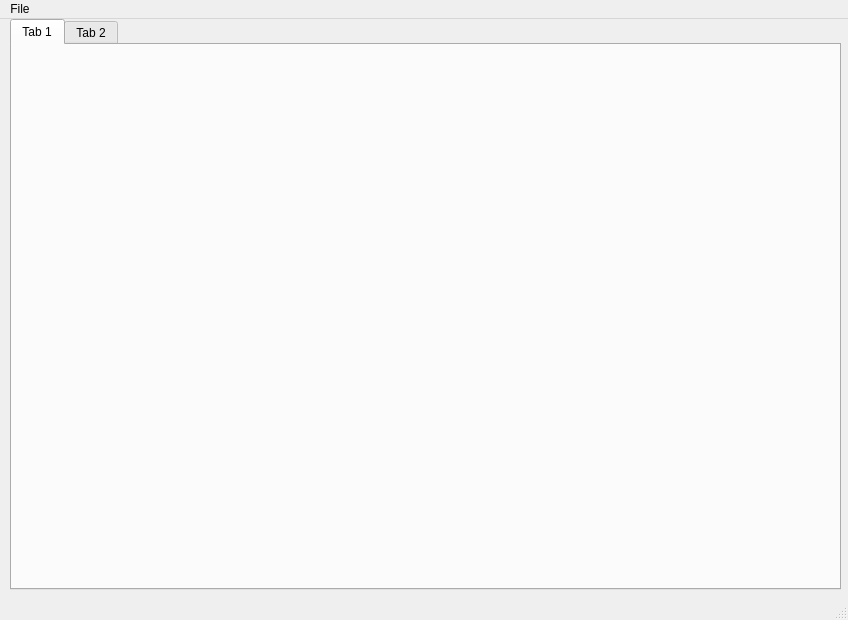
<?xml version="1.0" encoding="UTF-8"?>
<ui version="4.0">
 <class>MainWindow</class>
 <widget class="QMainWindow" name="MainWindow">
  <property name="geometry">
   <rect>
    <x>0</x>
    <y>0</y>
    <width>848</width>
    <height>620</height>
   </rect>
  </property>
  <property name="windowTitle">
   <string>pymon</string>
  </property>
  <widget class="QWidget" name="centralwidget">
   <widget class="QTabWidget" name="tabWidget">
    <property name="geometry">
     <rect>
      <x>10</x>
      <y>0</y>
      <width>831</width>
      <height>571</height>
     </rect>
    </property>
    <widget class="QWidget" name="Overview">
     <attribute name="title">
      <string>Tab 1</string>
     </attribute>
    </widget>
    <widget class="QWidget" name="character">
     <attribute name="title">
      <string>Tab 2</string>
     </attribute>
    </widget>
   </widget>
  </widget>
  <widget class="QMenuBar" name="menubar">
   <property name="geometry">
    <rect>
     <x>0</x>
     <y>0</y>
     <width>848</width>
     <height>21</height>
    </rect>
   </property>
   <widget class="QMenu" name="menuFile">
    <property name="title">
     <string>File</string>
    </property>
    <addaction name="actionAdd_Character"/>
    <addaction name="actionManage_Character"/>
   </widget>
   <addaction name="menuFile"/>
  </widget>
  <widget class="QStatusBar" name="statusbar"/>
  <action name="actionAdd_Character">
   <property name="text">
    <string>Add Character</string>
   </property>
  </action>
  <action name="actionManage_Character">
   <property name="text">
    <string>Manage Character</string>
   </property>
  </action>
 </widget>
 <resources/>
 <connections/>
</ui>
